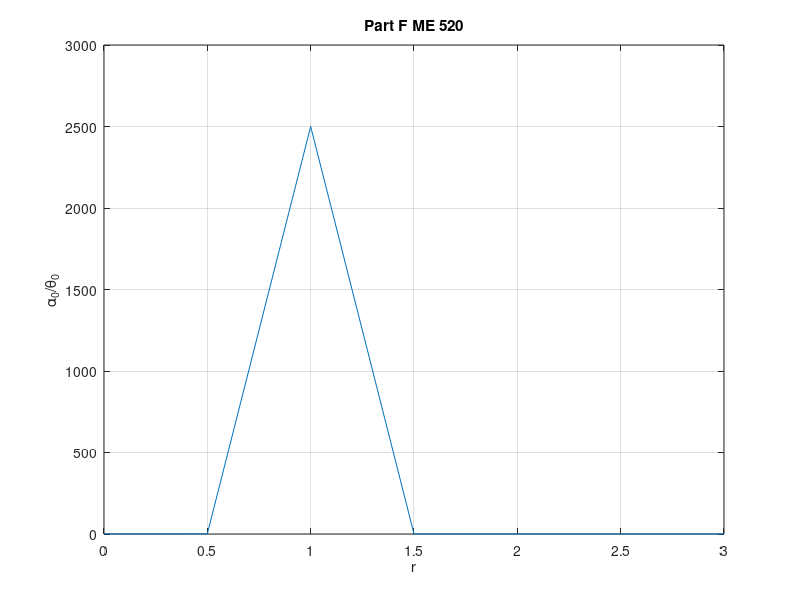

Source code (MATLAB):
z = 0.0002;
r = 0:.5:3;
ratio = sqrt((1+(2*z*r).^2)./((-r.^2+1).^2+(2*z*r).^2));
figure
plot(r,ratio)
xlabel('r')
ylabel('\alpha_0/\theta_0')
title('Part F ME 520')
grid on

